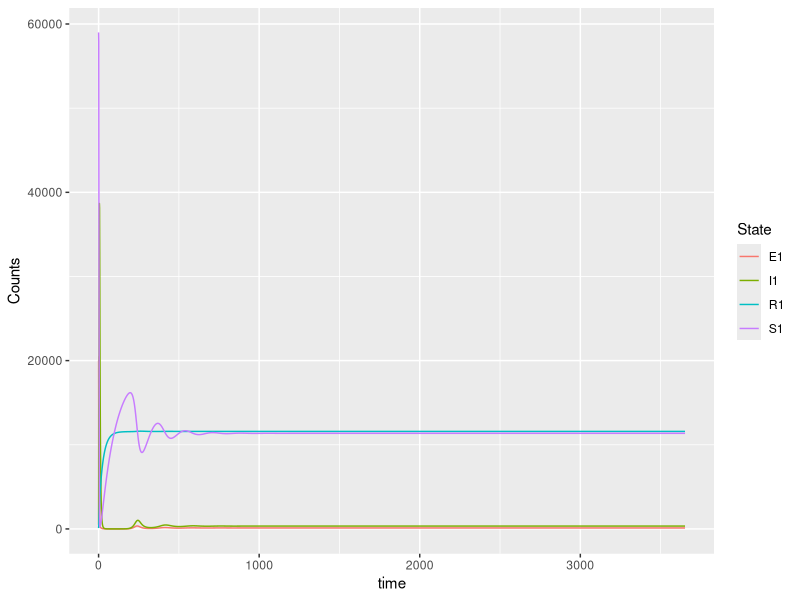
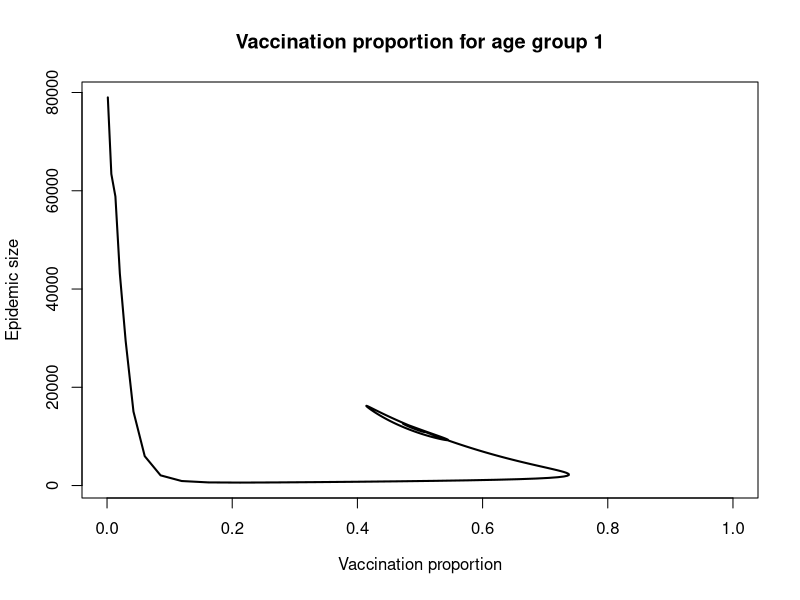
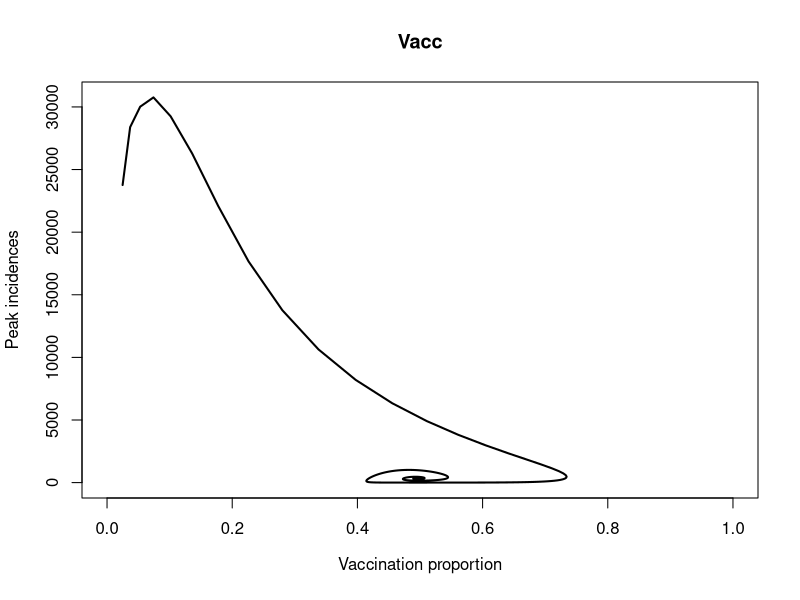

The R script that drew these images, in order: (Note: this script raises an error after producing the figures.)
install.packages("tidyverse")
install.packages("zoo")
install.packages("dplyr")
install.packages("lubridate")

library(tidyverse)

library(lubridate)
library(zoo)
library(dplyr)


# Create a function to calculate the rate of change in each state variable
change.dt <- function(X, Lambda, theta1, sigma1, beta1, c1, alpha1, d1, epsilon1, gamma1, mu1, theta2, sigma2){
  S1 <- X[1] ; E1 <- X[2] ; I1 <- X[3] ; R1 <- X[4]
  
  dS1dt <- Lambda*(1 - theta1 *sigma1) - beta1*c1*I1*S1 - (1 - theta2 *sigma2)*alpha1*S1 - d1*S1
  dE1dt <- beta1*c1*I1*S1 - (alpha1 + d1 + epsilon1)*E1
  dI1dt <- epsilon1*E1 - (alpha1 + gamma1)*I1 - (d1 + mu1)*I1
  dR1dt <- gamma1*I1 + (Lambda*theta1 *sigma1) - d1*R1 - alpha1*R1
  
  return(c(dS1dt, dE1dt, dI1dt, dR1dt))
  
}

# A fuction that will update the system at each time step
updateSystm <- function(X, Lambda, theta1, sigma1,beta1, c1, alpha1, d1, epsilon1, gamma1, mu1, theta2, sigma2,deltaT){
  X <- X + change.dt(X, Lambda, theta1, sigma1, beta1, c1, alpha1, d1, epsilon1, gamma1, mu1, theta2, sigma2)*deltaT
  return(X)
}

# How many people are in S, E, I, R and V at time = 0
Systm <- c(59000, 20000, 500, 100, 300)
# Per-capita birth rate
Lambda <- 650
theta1 <- 0.717
sigma1 <- 0.95
beta1 <- 0.00000167989
c1 <- 13.3
alpha1 <- 0.038
d1 <- 0.00029
epsilon1 <- 0.72
gamma1 <- 0.00275
mu1 <- 0.2
##################
theta2 <- 0.764
sigma2 <- 0.95
#beta2 <- 0.515425
#c2 <- 6.02
#d2 <- 0.0241
#epsilon2 <- 0.72
#gamma2 <- 0.024368
#mu2 <- 0
# time step
deltaT <- 1
# time period
period <- 3652

# Simulations for age group 1
epidemic <- data.frame(time=0, S1=Systm[1], E1=Systm[2], I1=Systm[3], R1=Systm[4])

for(time in seq(from=deltaT, to=period, by=deltaT)){
  
  Systm <- updateSystm(Systm, Lambda, theta1, sigma1,beta1, c1, alpha1, d1, epsilon1, gamma1, mu1, theta2, sigma2, 
                       deltaT)
  epidemic <- rbind(epidemic, c(time, Systm))
  
}


epi <- epidemic %>%
  pivot_longer(S1:R1, values_to="Counts", names_to="State")

ggplot(epi) + geom_line(aes(x=time, y=Counts, col=State))
view(epi)
###################################################################################################################
view(epidemic)
epidemic$Epidemic_size = rowSums(epidemic[,c("S1","E1")])

epidemic$Total_population_size = rowSums(epidemic[,c("S1","E1","I1", "R1")])


epidemic$V1 =  epidemic$R1 / epidemic$Total_population_size

plot(epidemic$V1, epidemic$Epidemic_size, type = "l", lwd = 2, main = "Vaccination proportion for age group 1",
     xlab = expression(paste("Vaccination proportion")),
     ylab = "Epidemic size", xlim = c(0.0, 1.0))

###################################################################################################################

plot(rollmean(epidemic$V1, k = 7), rollmean(epidemic$I1, k = 7), type = "l", lwd = 2, main = "Vacc", 
     xlab = expression(paste("Vaccination proportion")),
     ylab = "Peak incidences", xlim = c(0.0, 1.0))

###################################################################################################################

start.date = "20160101"; end.date = "20251231"

Dates <- seq(ymd(start.date), ymd(end.date), by="days")

Datetable <- data.frame(Dates)
View(Datetable)

EpidemicDate <- cbind(Datetable, epidemic)
colnames(EpidemicDate)[1] <- "Year"
view(EpidemicDate)
#####################################################################################################################

write.csv(EpidemicDate, file = "Epidemic1.csv", row.names = FALSE)

annual.inc <- data.frame(Dates=c("2016", "2017", "2018", "2019", "2020","2021", "2022", "2023", "2024", "2025"),
                  Incidences=c(397841.2737, 140755.6755, 136429.7851, 136421,6261, 136806.8353, 
                               136433.2252, 136433.1955, 136433.1947, 136806.9843, 136433.1947))
# display
annual.inc[order(as.Date(annual.inc$Dates, format="%Y")), ]
#####################################################################################################################



plot(EpidemicDate$Year, EpidemicDate$I1, type = "l", lwd = 2, main = "s = 2",
     xlab = expression(paste("Year")),
     ylab = "Annual Incidences", xlim = c(0.0, 1.0))

